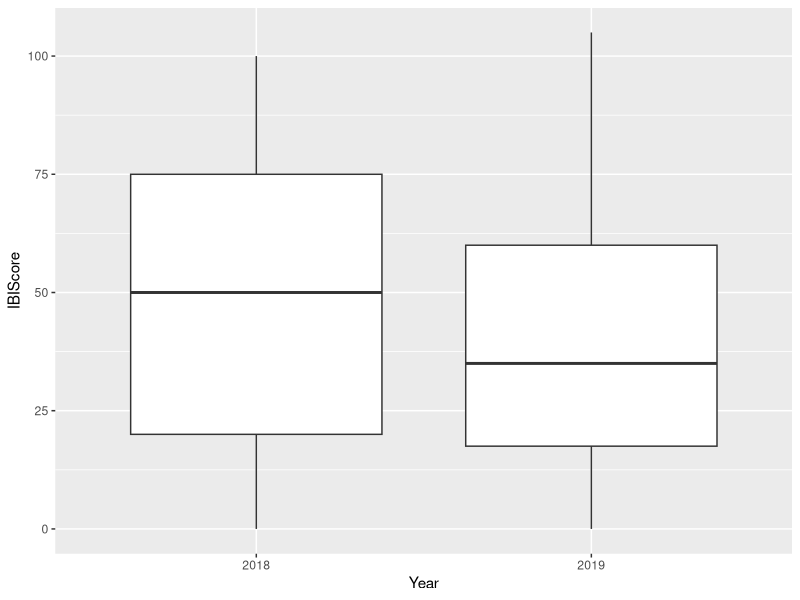
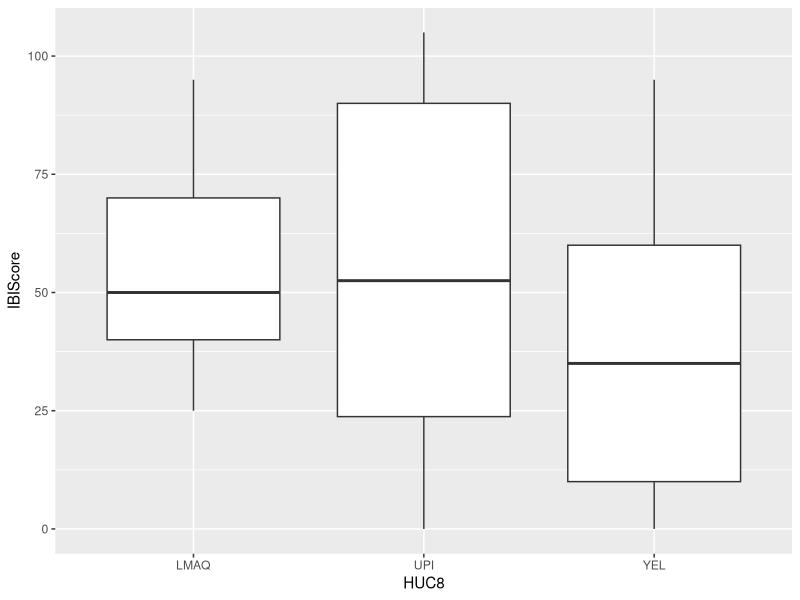

Source code (R) for these figures, in order:
##########################################################
# Explore FIBI with watershed and year information added
##########################################################

library(tidyverse)
library(skimr)

dat <- read.csv("Data/Thesis/Tidy/FIBI_tidy2.csv", header = T)
names(dat)

#change to factor
dat$Year <- as.factor(dat$Year)
dat$HUC8 <- as.factor(dat$HUC8)
dat$HUC_10 <- as.factor(dat$HUC_10)
dat$HUC_12 <- as.factor(dat$HUC_12)

#check levels
levels(dat$HUC_10)
levels(dat$HUC_12)

#distinct
n_distinct(dat$HUC_10) #11 
n_distinct(dat$HUC_12) #35

#plot data across watersheds and year

#year
ggplot(data=dat,aes(x=Year,y=IBIScore)) +
  geom_boxplot()

ggplot(data=dat,aes(x=HUC8,y=IBIScore)) +
  geom_boxplot()

#Summarize
table <- dat %>%
  group_by(Year, HUC8) %>%
  summarise(mean(IBIScore), n()) ##appears that regardless of year or sample size, sites in the YEL watershed have much lower scores

